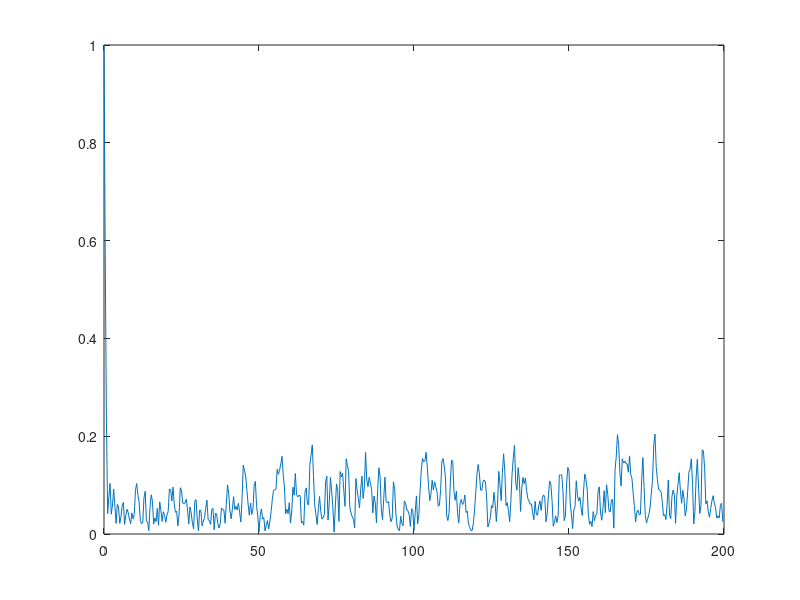
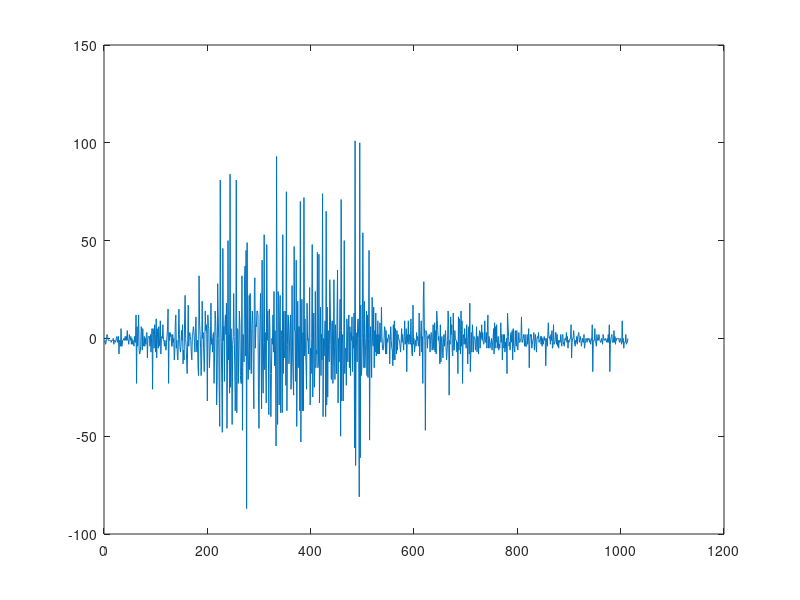
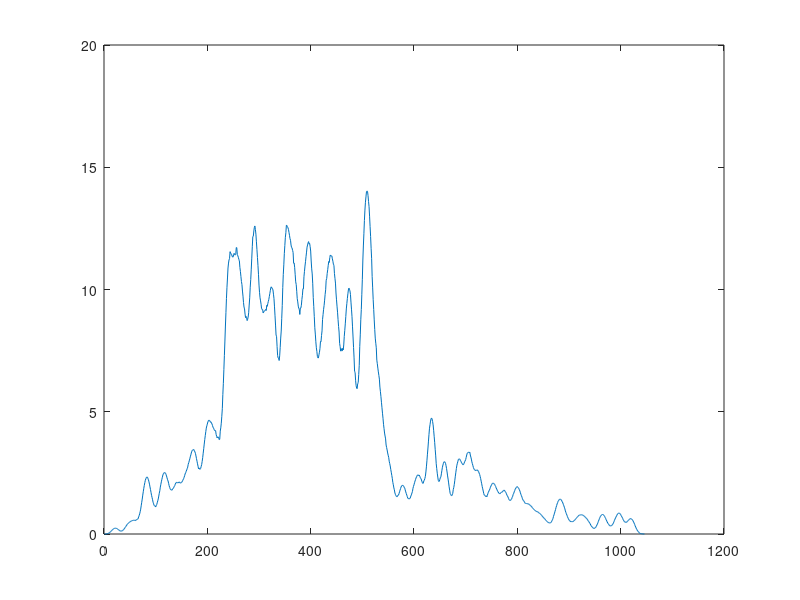

MATLAB code for these plots, in order:
% Test filtering 

base = csvread('06021/Fist.csv');



length = size(base,1);
num_signals = size(base,2);

rect_signal = base;

%% rectify signals
for i=1:length
   for j=1:num_signals
       if (base(i,j) < 0)
          rect_signal(i,j) = 0;
       end
   end
end

%% Filter a particular signal

% Temporary selected signal
signal = rect_signal(:,2)';


%% Incoming signal is at 200 hz
    
Fs = 400; 

% get the closest power of 2 
nfft2 = 2.^nextpow2(length);

fy = fft(signal,nfft2); % convert to frequency domain
fy = fy(1:nfft2/2);  % LHS of frequency signal 
xfft = Fs.*(0:nfft2/2 - 1)/nfft2;  % scale time to frequency domain
figure(1)
plot(xfft, abs(fy/max(fy))); % normalize 

% Testing a low pass FIR filter 
cutoff = 20/Fs/2; % 20 Hz? 
order = 32;
h = fir1(order, cutoff);
con = conv(signal,h);


% Plot original signal and filtered signal 
figure(2);
plot(base(:,2));
figure(3);
plot(con);

% Butterworth filter
% order2=2;
% cutoff2=10/Fs/2
% [b,a]=butter(order2, cutoff2);        % low pass
% % h = fvtool(b,a);                 % Visualize filter
% filtered = filter(b,a,signal);
% figure(4);
% plot(filtered)